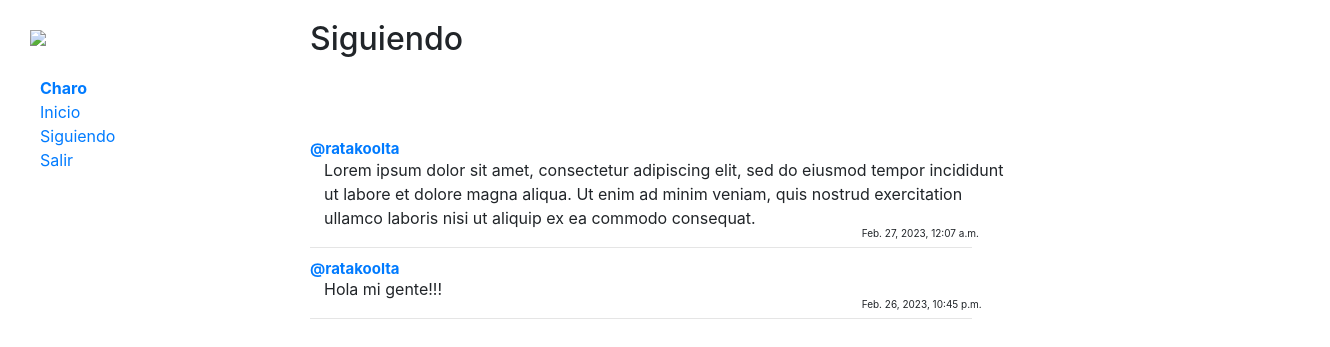
Page /following (signed in) on the earlier database version.
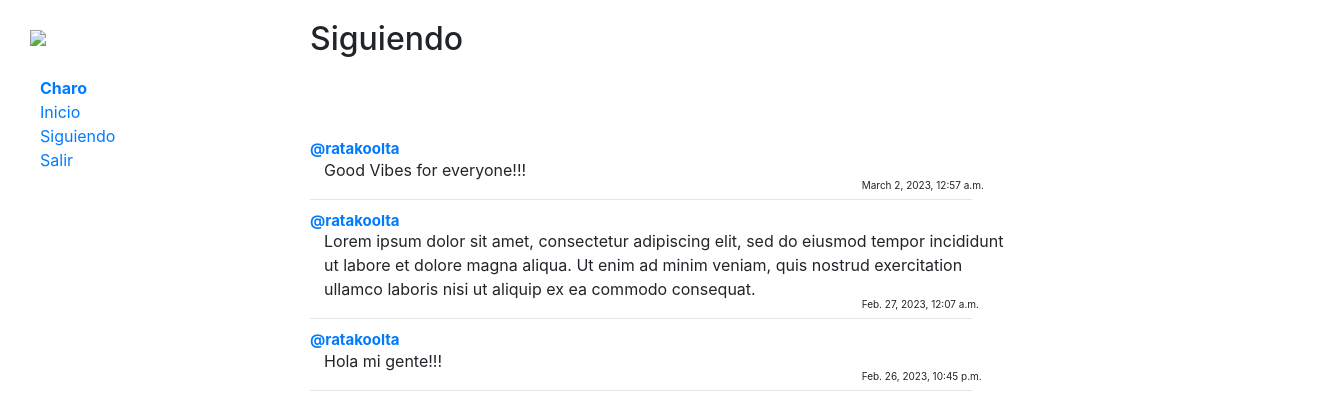
Same page on the later database version.
### network/models.py (models this page shows, shortened)
class User(AbstractUser):
    pass

class Post(models.Model):
    user = models.ForeignKey(User, on_delete=models.CASCADE, related_name="autor")
    post = models.CharField(max_length=140)
    date = models.DateTimeField(auto_now_add=True)

### network/views.py (the view)
# urls.py: path("following", views.following, name="following"),
def following(request):
    currentUser = User.objects.get(pk=request.user.id)
    userFollowing = Follow.objects.filter(user=currentUser)
    allPosts = Post.objects.all().order_by('id').reverse()
    siguiendoPosts = []
    for post in allPosts:
        for person in userFollowing:
            if person.followed == post.user:
                siguiendoPosts.append(post)
    paginator = Paginator(siguiendoPosts, 10)
    paginas = request.GET.get('page')
    publicaciones = paginator.get_page(paginas)
    return render(request, "network/following.html", {
        "publicaciones": publicaciones
    })

### network/templates/network/following.html (shortened to what this page needs)
{% extends "network/layout.html" %}
{% block body %}
    {% if user.is_authenticated %}
        <h2 style="margin-top: 20px;">Siguiendo</h2> <br><br><br>
        <div class="inicio">
            {% for post in publicaciones %}
                <div>
                    <p id="usuario"><a href="{% url 'profile' user_id=post.user.id %}">@{{ post.user }}</a></p>
                    <p id="post"> {{ post.post }}</p>
                    <p id="fecha">{{ post.date }}</p>
                    <hr style="margin-bottom: 10px;">
                </div>
            {% endfor %}
        </div>
    {% endif %}
{% endblock %}

### network/templates/network/layout.html (shortened to what this page needs)
{% load static %}
<!DOCTYPE html>
<html lang="en">
    <head>
        <link rel="stylesheet" href="https://stackpath.bootstrapcdn.com/bootstrap/4.4.1/css/bootstrap.min.css">
        <link href="{% static 'network/styles.css' %}" rel="stylesheet">
        <link rel="stylesheet" href="https://cdnjs.cloudflare.com/ajax/libs/font-awesome/4.7.0/css/font-awesome.min.css">
    </head>
    <body>
        <div class="row">
            <div class="sidebar col-lg-2 col-md-3" id="side" style="width: 250px;">
                <a href="{% url 'index' %}"><img id="logo" src="https://res.cloudinary.com/db90zkbrv/image/upload/v1677458586/logo_geoodt.png"></a>
              <ul>
                {% if user.is_authenticated %}
                    <div>
                        <a href="{% url 'profile' user_id=user.id %}"><strong>{{ user.username }}</strong></a>
                    </div>
                {% endif %}
                    <div>
                        <a href="{% url 'index' %}">Inicio</a>
                    </div>
                {% if user.is_authenticated %}
                    <div>
                        <a href="{% url 'following' %}">Siguiendo</a>
                    </div>
                    <div>
                        <a href="{% url 'logout' %}">Salir</a>
                    </div>
                {% endif %}
              </ul>
            </div>
            <div class="main col-lg-10 col-md-9" id="main">
                    {% block body %}
                    {% endblock %}
            </div>
        </div>
    </body>
</html>

### network/static/network/styles.css (style rules this page uses)
#side { position: fixed; width: 310px; }
#main { margin-left: 310px; }
hr { width: 60%; margin-left: 0%; }
#usuario { font-weight: bold; margin-bottom: -3px; font-size: 15px; }
#post { margin-left: 14px; width: 690px; }
#fecha { font-size: 10px; margin-left: 50%; margin-top: -20px; margin-bottom: -10px; }
#logo { width: 250px; margin: 30px; }
body { overflow-x: hidden; }

Differences in the rows shown:
added Post: user "ratakoolta", post "Good Vibes for everyone!!!", date "March 2, 2023, 12:57 a.m."
